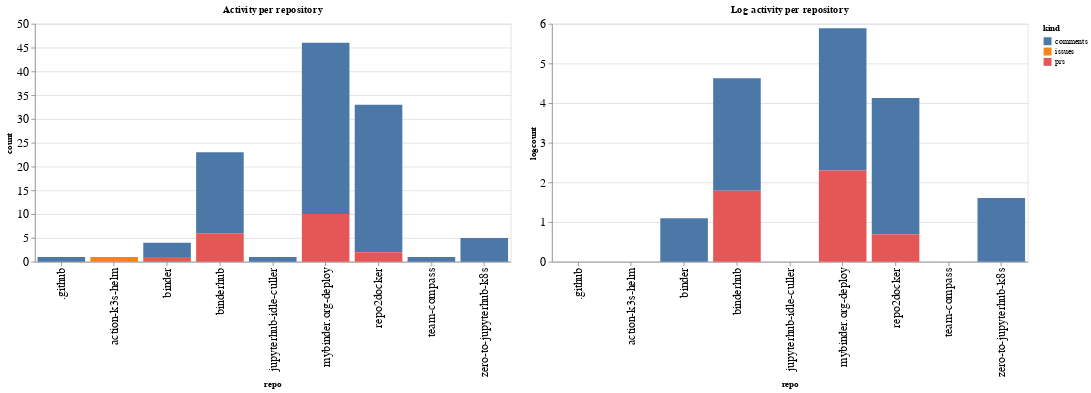

This figure's notebook cell:
### Code cell
ch1 = alt.Chart(repo_summaries, width=600, title="Activity per repository").mark_bar().encode(
    x='repo',
    y='count',
    color='kind',
    tooltip="kind"
)

ch2 = alt.Chart(repo_summaries, width=600, title="Log activity per repository").mark_bar().encode(
    x='repo',
    y='logcount',
    color='kind',
    tooltip="kind"
)

ch1 | ch2

### Figure 1 — Vega-Lite specification as saved in the notebook (floating-point values rounded to 4 significant figures)
{"config": {"axisLeft": {"labelFontSize": 15}, "axisBottom": {"labelFontSize": 15}}, "hconcat": [{"mark": "bar", "encoding": {"color": {"type": "nominal", "field": "kind"}, "tooltip": {"type": "nominal", "field": "kind"}, "x": {"type": "nominal", "field": "repo"}, "y": {"type": "quantitative", "field": "count"}}, "title": "Activity per repository", "width": 600}, {"mark": "bar", "encoding": {"color": {"type": "nominal", "field": "kind"}, "tooltip": {"type": "nominal", "field": "kind"}, "x": {"type": "nominal", "field": "repo"}, "y": {"type": "quantitative", "field": "logcount"}}, "title": "Log activity per repository", "width": 600}], "data": {"name": "data-98e0557bd168d34bbe3edb117a732502"}, "$schema": "https://vega.github.io/schema/vega-lite/v4.8.1.json", "datasets": {"data-98e0557bd168d34bbe3edb117a732502": [{"repo": ".github", "kind": "comments", "count": 1, "logcount": 0.0}, {"repo": "action-k3s-helm", "kind": "issues", "count": 1, "logcount": 0.0}, {"repo": "binder", "kind": "comments", "count": 3, "logcount": 1.099}, {"repo": "binder", "kind": "prs", "count": 1, "logcount": 0.0}, {"repo": "binderhub", "kind": "comments", "count": 17, "logcount": 2.833}, {"repo": "binderhub", "kind": "prs", "count": 6, "logcount": 1.792}, {"repo": "jupyterhub-idle-culler", "kind": "comments", "count": 1, "logcount": 0.0}, {"repo": "mybinder.org-deploy", "kind": "comments", "count": 36, "logcount": 3.584}, {"repo": "mybinder.org-deploy", "kind": "prs", "count": 10, "logcount": 2.303}, {"repo": "repo2docker", "kind": "comments", "count": 31, "logcount": 3.434}, {"repo": "repo2docker", "kind": "prs", "count": 2, "logcount": 0.6931}, {"repo": "team-compass", "kind": "comments", "count": 1, "logcount": 0.0}, {"repo": "zero-to-jupyterhub-k8s", "kind": "comments", "count": 5, "logcount": 1.609}]}}
